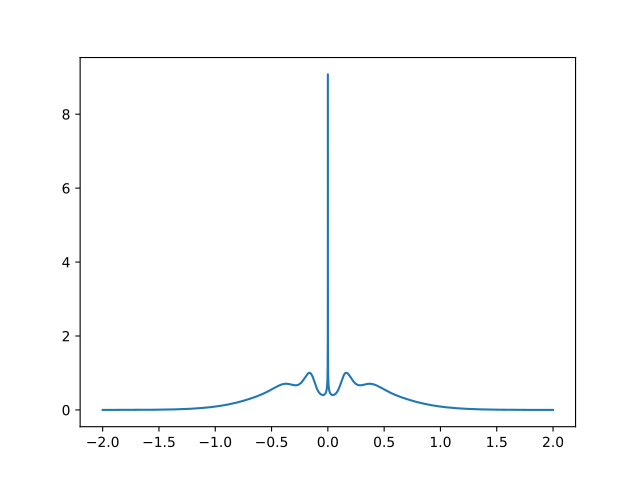

Write the Python code that produced this figure.
import numpy as np
import matplotlib as mpl
import matplotlib.pyplot as plt

from pytriqs.gf import *
from pytriqs.archive import *
from nrgljubljana_interface import MeshReFreqPts

def A_to_nparrays(A):
    lx = np.array(list(A.mesh.values()))
    ly = A[0,0].data.real
    return lx, ly

with HDFArchive('holstein_solution.h5','r') as ar:
    A_w = ar['A_w']['imp']     # Spectral function
    lx, ly = A_to_nparrays(A_w)
    plt.plot(lx, ly)
    plt.show()
